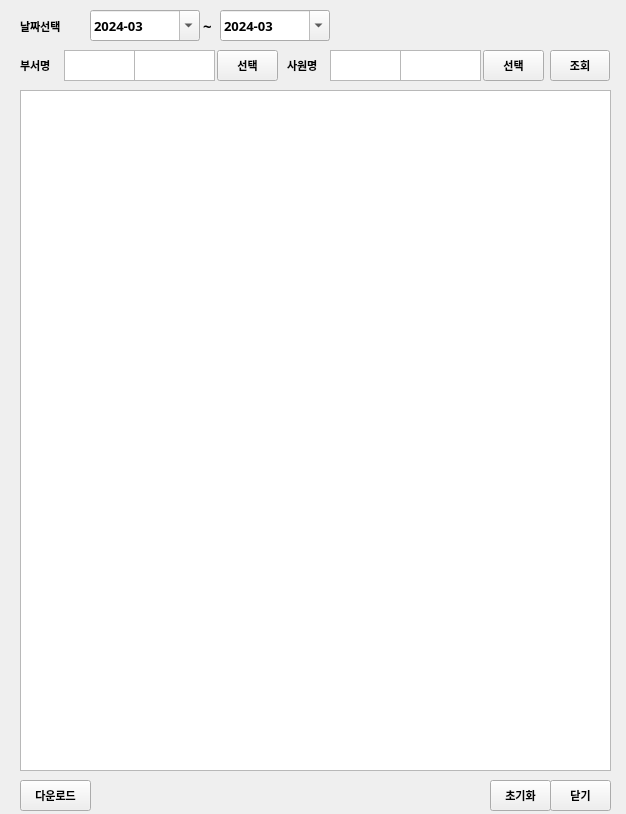
<?xml version="1.0" encoding="UTF-8"?>
<ui version="4.0">
 <class>win_upload_time</class>
 <widget class="QWidget" name="win_upload_time">
  <property name="geometry">
   <rect>
    <x>0</x>
    <y>0</y>
    <width>626</width>
    <height>814</height>
   </rect>
  </property>
  <property name="windowTitle">
   <string>Form</string>
  </property>
  <widget class="QPushButton" name="btn_select_dept">
   <property name="geometry">
    <rect>
     <x>217</x>
     <y>50</y>
     <width>61</width>
     <height>31</height>
    </rect>
   </property>
   <property name="font">
    <font>
     <family>Arial</family>
     <pointsize>8</pointsize>
     <weight>75</weight>
     <bold>true</bold>
    </font>
   </property>
   <property name="text">
    <string>선택</string>
   </property>
  </widget>
  <widget class="QPushButton" name="btn_search">
   <property name="geometry">
    <rect>
     <x>550</x>
     <y>50</y>
     <width>60</width>
     <height>31</height>
    </rect>
   </property>
   <property name="font">
    <font>
     <family>Arial</family>
     <pointsize>8</pointsize>
     <weight>75</weight>
     <bold>true</bold>
    </font>
   </property>
   <property name="text">
    <string>조회</string>
   </property>
  </widget>
  <widget class="QLabel" name="lbl_select_file">
   <property name="geometry">
    <rect>
     <x>20</x>
     <y>11</y>
     <width>71</width>
     <height>30</height>
    </rect>
   </property>
   <property name="font">
    <font>
     <family>Arial</family>
     <pointsize>8</pointsize>
     <weight>75</weight>
     <bold>true</bold>
    </font>
   </property>
   <property name="text">
    <string>날짜선택</string>
   </property>
  </widget>
  <widget class="QTableWidget" name="tbl_info">
   <property name="enabled">
    <bool>true</bool>
   </property>
   <property name="geometry">
    <rect>
     <x>20</x>
     <y>90</y>
     <width>591</width>
     <height>681</height>
    </rect>
   </property>
   <property name="sizeAdjustPolicy">
    <enum>QAbstractScrollArea::AdjustToContents</enum>
   </property>
   <property name="dragEnabled">
    <bool>true</bool>
   </property>
   <property name="alternatingRowColors">
    <bool>true</bool>
   </property>
   <property name="selectionBehavior">
    <enum>QAbstractItemView::SelectRows</enum>
   </property>
   <property name="textElideMode">
    <enum>Qt::ElideMiddle</enum>
   </property>
   <attribute name="horizontalHeaderCascadingSectionResizes">
    <bool>true</bool>
   </attribute>
   <attribute name="horizontalHeaderShowSortIndicator" stdset="0">
    <bool>true</bool>
   </attribute>
   <attribute name="horizontalHeaderStretchLastSection">
    <bool>true</bool>
   </attribute>
   <attribute name="verticalHeaderCascadingSectionResizes">
    <bool>true</bool>
   </attribute>
   <attribute name="verticalHeaderStretchLastSection">
    <bool>false</bool>
   </attribute>
  </widget>
  <widget class="QPushButton" name="btn_close">
   <property name="geometry">
    <rect>
     <x>550</x>
     <y>780</y>
     <width>61</width>
     <height>31</height>
    </rect>
   </property>
   <property name="font">
    <font>
     <family>Arial</family>
     <pointsize>8</pointsize>
     <weight>75</weight>
     <bold>true</bold>
    </font>
   </property>
   <property name="text">
    <string>닫기</string>
   </property>
  </widget>
  <widget class="QDateEdit" name="from_date">
   <property name="geometry">
    <rect>
     <x>90</x>
     <y>10</y>
     <width>110</width>
     <height>31</height>
    </rect>
   </property>
   <property name="font">
    <font>
     <family>맑은 고딕</family>
     <pointsize>10</pointsize>
     <weight>75</weight>
     <bold>true</bold>
    </font>
   </property>
   <property name="dateTime">
    <datetime>
     <hour>0</hour>
     <minute>0</minute>
     <second>0</second>
     <year>2024</year>
     <month>3</month>
     <day>1</day>
    </datetime>
   </property>
   <property name="displayFormat">
    <string>yyyy-MM</string>
   </property>
   <property name="calendarPopup">
    <bool>true</bool>
   </property>
  </widget>
  <widget class="QLabel" name="lbl_select_file_2">
   <property name="geometry">
    <rect>
     <x>20</x>
     <y>50</y>
     <width>61</width>
     <height>30</height>
    </rect>
   </property>
   <property name="font">
    <font>
     <family>Arial</family>
     <pointsize>8</pointsize>
     <weight>75</weight>
     <bold>true</bold>
    </font>
   </property>
   <property name="text">
    <string>부서명</string>
   </property>
  </widget>
  <widget class="QTextEdit" name="txt_dept_id">
   <property name="geometry">
    <rect>
     <x>64</x>
     <y>50</y>
     <width>71</width>
     <height>31</height>
    </rect>
   </property>
   <property name="font">
    <font>
     <family>맑은 고딕</family>
     <pointsize>10</pointsize>
     <weight>75</weight>
     <bold>true</bold>
    </font>
   </property>
  </widget>
  <widget class="QTextEdit" name="txt_dept_name">
   <property name="geometry">
    <rect>
     <x>134</x>
     <y>50</y>
     <width>81</width>
     <height>31</height>
    </rect>
   </property>
   <property name="font">
    <font>
     <family>맑은 고딕</family>
     <pointsize>10</pointsize>
     <weight>75</weight>
     <bold>true</bold>
    </font>
   </property>
  </widget>
  <widget class="QLabel" name="label">
   <property name="geometry">
    <rect>
     <x>203</x>
     <y>10</y>
     <width>16</width>
     <height>31</height>
    </rect>
   </property>
   <property name="font">
    <font>
     <family>맑은 고딕</family>
     <pointsize>11</pointsize>
     <weight>75</weight>
     <bold>true</bold>
    </font>
   </property>
   <property name="text">
    <string>~</string>
   </property>
  </widget>
  <widget class="QDateEdit" name="to_date">
   <property name="geometry">
    <rect>
     <x>220</x>
     <y>10</y>
     <width>110</width>
     <height>31</height>
    </rect>
   </property>
   <property name="font">
    <font>
     <family>맑은 고딕</family>
     <pointsize>10</pointsize>
     <weight>75</weight>
     <bold>true</bold>
    </font>
   </property>
   <property name="dateTime">
    <datetime>
     <hour>0</hour>
     <minute>0</minute>
     <second>0</second>
     <year>2024</year>
     <month>3</month>
     <day>1</day>
    </datetime>
   </property>
   <property name="displayFormat">
    <string>yyyy-MM</string>
   </property>
   <property name="calendarPopup">
    <bool>true</bool>
   </property>
  </widget>
  <widget class="QLabel" name="lbl_select_file_3">
   <property name="geometry">
    <rect>
     <x>287</x>
     <y>50</y>
     <width>61</width>
     <height>30</height>
    </rect>
   </property>
   <property name="font">
    <font>
     <family>Arial</family>
     <pointsize>8</pointsize>
     <weight>75</weight>
     <bold>true</bold>
    </font>
   </property>
   <property name="text">
    <string>사원명</string>
   </property>
  </widget>
  <widget class="QTextEdit" name="txt_emp_id">
   <property name="geometry">
    <rect>
     <x>330</x>
     <y>50</y>
     <width>71</width>
     <height>31</height>
    </rect>
   </property>
   <property name="font">
    <font>
     <family>맑은 고딕</family>
     <pointsize>10</pointsize>
     <weight>75</weight>
     <bold>true</bold>
    </font>
   </property>
  </widget>
  <widget class="QPushButton" name="btn_select_emp">
   <property name="geometry">
    <rect>
     <x>483</x>
     <y>50</y>
     <width>61</width>
     <height>31</height>
    </rect>
   </property>
   <property name="font">
    <font>
     <family>Arial</family>
     <pointsize>8</pointsize>
     <weight>75</weight>
     <bold>true</bold>
    </font>
   </property>
   <property name="text">
    <string>선택</string>
   </property>
  </widget>
  <widget class="QTextEdit" name="txt_emp_name">
   <property name="geometry">
    <rect>
     <x>400</x>
     <y>50</y>
     <width>81</width>
     <height>31</height>
    </rect>
   </property>
   <property name="font">
    <font>
     <family>맑은 고딕</family>
     <pointsize>10</pointsize>
     <weight>75</weight>
     <bold>true</bold>
    </font>
   </property>
   <property name="layoutDirection">
    <enum>Qt::LeftToRight</enum>
   </property>
   <property name="autoFillBackground">
    <bool>false</bool>
   </property>
   <property name="cursorWidth">
    <number>-2</number>
   </property>
  </widget>
  <widget class="QPushButton" name="btn_clear">
   <property name="geometry">
    <rect>
     <x>490</x>
     <y>780</y>
     <width>61</width>
     <height>31</height>
    </rect>
   </property>
   <property name="font">
    <font>
     <family>Arial</family>
     <pointsize>8</pointsize>
     <weight>75</weight>
     <bold>true</bold>
    </font>
   </property>
   <property name="text">
    <string>초기화</string>
   </property>
  </widget>
  <widget class="QPushButton" name="btn_download">
   <property name="geometry">
    <rect>
     <x>20</x>
     <y>780</y>
     <width>71</width>
     <height>31</height>
    </rect>
   </property>
   <property name="font">
    <font>
     <family>Arial</family>
     <pointsize>8</pointsize>
     <weight>75</weight>
     <bold>true</bold>
    </font>
   </property>
   <property name="text">
    <string>다운로드</string>
   </property>
  </widget>
 </widget>
 <resources/>
 <connections/>
</ui>
